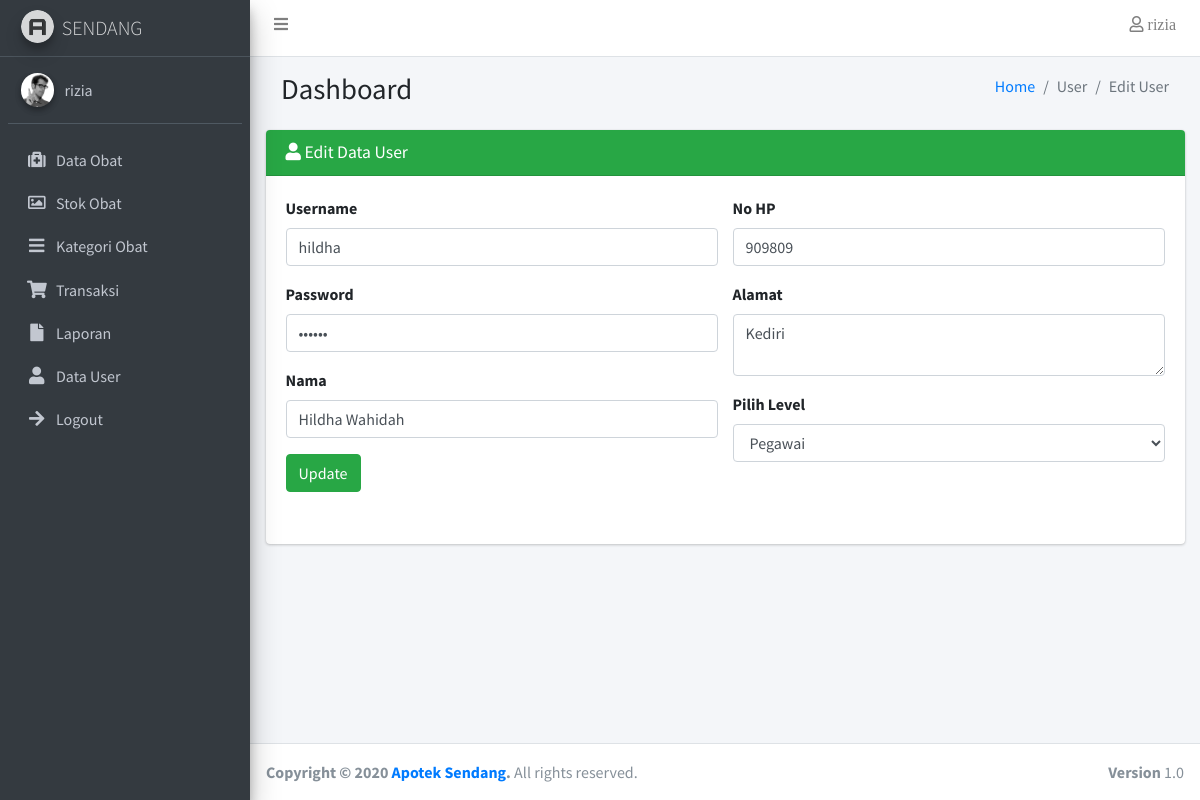
The page /index.php?page=edituser&id_user=1 (signed in) on the database its author committed.
### tables this page shows
CREATE TABLE `user` (
  `id_user` int(11) NOT NULL,
  `username` varchar(100) DEFAULT NULL,
  `password` varchar(100) DEFAULT NULL,
  `nama` varchar(100) DEFAULT NULL,
  `nohp` varchar(15) DEFAULT NULL,
  `alamat` text DEFAULT NULL,
  `level` varchar(20) DEFAULT NULL
);

### user/edit_user.php (the view, shortened to what this page needs)
<?php
$id_user = $_GET['id_user'];
$ambil=$koneksi->query("SELECT * FROM user
WHERE id_user='$id_user'");
$data=$ambil->fetch_array(MYSQLI_ASSOC);
?>
<section class="content-header">
    <div class="container-fluid">
        <div class="row mb-2">
            <div class="col-sm-6">
                <h1>Dashboard</h1>
            </div>
            <div class="col-sm-6">
                <ol class="breadcrumb float-sm-right">
                    <li class="breadcrumb-item"><a href="#">Home</a></li>
                    <li class="breadcrumb-item active">User</li>
                    <li class="breadcrumb-item active">Edit User</li>
                </ol>
            </div>
        </div>
    </div>
</section>
<div class="row">
    <div class="col-lg-12">
        <div class="card card-success">
            <div class="card-header with-border">
                <h3 class="card-title"><i class="fa fa-user"></i> Edit Data User</h3>
            </div>
            <form role="form" method="POST" action="index.php?page=updateuser">
                <div class="card-body">
                    <div class="row">
                        <div class="col-md-6">
                            <div class="form-group">
                            <label for="username">Username</label>
                            <input type="text" class="form-control" id="username" name="username"
                                    value="<?php echo $data['username'] ?>">
                            </div>
                            <div class="form-group">
                                <label for="password">Password</label>
                                <input type="password" class="form-control" id="password" name="password"
                                    value="<?php echo $data['password'] ?>">
                            </div>
                            <div class="form-group">
                                <label for="nama">Nama</label>
                                <input type="text" class="form-control" id="nama" name="nama" value="<?php echo $data['nama'] ?>">
                            </div>
                            <div class="form-group">
                                <button type="submit" name="simpan" class="btn btn-success pull-right">Update</button>
                            </div>
                        </div>
                        <div class="col-md-6">
                            <div class="form-group">
                                <label for="nohp">No HP</label>
                                <input type="text" class="form-control" id="nohp" name="nohp" value="<?php echo $data['nohp'] ?>">
                            </div>
                            <div class="form-group">
                                <label for="alamat">Alamat</label>
                                <textarea class="form-control" rows="2" name="alamat"><?php echo $data['alamat'] ?></textarea>
                            </div>
                            <div class="form-group">
                                <label for="level">Pilih Level</label>
                                <select class="form-control select2" id="level" name="level" style="width: 100%;">
                                    <option value="Pegawai"<?php $data['level'] == 'Pegawai' ? print "selected" : ""; ?>>Pegawai</option>
                                </select>
                            </div>
                        </div>
                    </div>
                </div>
            </form>
        </div>
    </div>
</div>

### rows shown on the page
user: username "hildha", nama "Hildha Wahidah", nohp "909809", alamat "Kediri"

### other values the page prints
$_SESSION['nama'] "rizia"
